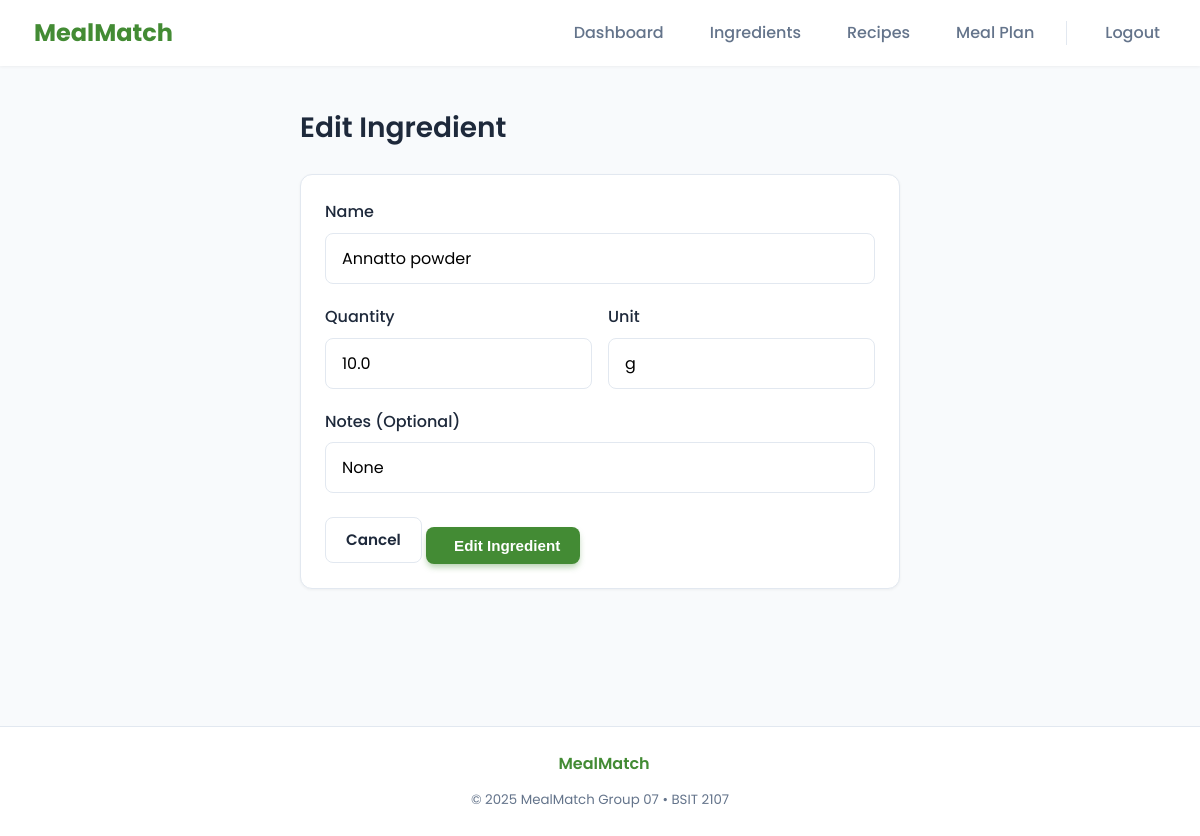
The app's page /ingredients/edit/81 (signed in) with its own data.
### tables this page shows
CREATE TABLE ingredients (
    id INTEGER PRIMARY KEY AUTOINCREMENT,
    user_id INTEGER NOT NULL,
    name TEXT NOT NULL,
    quantity REAL DEFAULT 0,
    unit TEXT DEFAULT 'pcs',
    notes TEXT,
    FOREIGN KEY(user_id) REFERENCES users(id) ON DELETE CASCADE
);

### app.py (the view, shortened to what this page needs)
@app.route("/ingredients/edit/<int:id>", methods=["GET", "POST"])
@login_required
def edit_ingredient(id):
    user = UserService.get_current_user()
    ing = IngredientService.get_ingredient(id, user["id"])
    if not ing:
        flash("Ingredient not found.", "danger")
        return redirect(url_for("ingredients"))
    return render_template("ingredient_form.html", action="Edit", ingredient=ing)

### app.py (called while the page is built)
def login_required(fn):
    from functools import wraps
    @wraps(fn)
    def wrapper(*args, **kwargs):
        if not UserService.get_current_user():
            flash("Please log in to continue.", "warning")
            return redirect(url_for("login"))
        return fn(*args, **kwargs)
    return wrapper

    def connect(self):
        if self._conn is None:
            need_init = not os.path.exists(self.path)
            self._conn = sqlite3.connect(self.path, detect_types=sqlite3.PARSE_DECLTYPES|sqlite3.PARSE_COLNAMES)
            self._conn.row_factory = sqlite3.Row
            if need_init:
                self._init_db()
        return self._conn

    def close(self):
        if self._conn:
            self._conn.close()
            self._conn = None

    def query(self, sql: str, args=(), one=False):
        try:
            cur = self.connect().execute(sql, args)
            rv = cur.fetchall()
            cur.close()
            return (rv[0] if rv else None) if one else rv
        except Exception as e:
            raise DBError(e)

    @staticmethod
    def get_current_user():
        uid = session.get("user_id")
        if not uid:
            return None
        return db.query("SELECT id, username, email, is_admin FROM users WHERE id = ?", (uid,), one=True)

    @staticmethod
    def get_ingredient(id:int, user_id:int):
        return db.query("SELECT * FROM ingredients WHERE id = ? AND user_id = ?", (id, user_id), one=True)

### templates/ingredient_form.html (shortened to what this page needs)
{% extends "base.html" %}
{% block content %}
<div style="max-width: 600px; margin: 0 auto;">
  <h2>{{ action or 'Add' }} Ingredient</h2>
  <form method="post" class="card">
    <div class="form-group">
      <label>Name</label>
      <input type="text" name="name" value="{{ ingredient['name'] if ingredient else '' }}" required
        placeholder="e.g. Tomatoes">
    </div>
    <div style="display: grid; grid-template-columns: 1fr 1fr; gap: 16px;">
      <div class="form-group">
        <label>Quantity</label>
        <input name="quantity" type="number" step="0.01" value="{{ ingredient['quantity'] if ingredient else '1' }}">
      </div>
      <div class="form-group">
        <label>Unit</label>
        <input type="text" name="unit" value="{{ ingredient['unit'] if ingredient else 'pcs' }}"
          placeholder="e.g. pcs, kg, ml">
      </div>
    </div>
    <div class="form-group">
      <label>Notes (Optional)</label>
      <input type="text" name="notes" value="{{ ingredient['notes'] if ingredient else '' }}"
        placeholder="e.g. For salad">
    </div>
    <div class="actions" style="margin-top: 24px; justify-content: flex-end;">
      <a class="btn btn-secondary" href="{{ url_for('ingredients') }}">Cancel</a>
      <button type="submit" class="btn btn-primary">
         {{ action or 'Add' }} Ingredient
      </button>
    </div>
  </form>
</div>
{% endblock %}

### static/style.css (style rules this page uses)
:root { --primary-color: #438b34; --primary-dark: #2c6e24; --primary-light: #5fb356; --primary-10: rgba(67, 139, 52, 0.1); --secondary-color: #f59e0b; --secondary-hover: #d97706; --bg-color: #f8fafc; --surface-color: #ffffff; --text-main: #1e293b; --text-muted: #64748b; --border-color: #e2e8f0; --success-bg: #dcfce7; --success-text: #166534; --error-bg: #fee2e2; --error-text: #991b1b; --info-bg: #e0f2fe; --info-text: #075985; --radius-sm: 8px; --radius-md: 12px; --radius-lg: 16px; --radius-xl: 24px; --shadow-sm: 0 1px 3px rgba(0, 0, 0, 0.05); --shadow-md: 0 4px 6px -1px rgba(0, 0, 0, 0.05); --shadow-lg: 0 10px 15px -3px rgba(0, 0, 0, 0.05); --shadow-hover: 0 20px 25px -5px rgba(0, 0, 0, 0.05); --transition-fast: 0.2s ease; --transition-normal: 0.3s cubic-bezier(0.4, 0, 0.2, 1); }
* { box-sizing: border-box; }
body { font-family: 'Poppins', sans-serif; background-color: var(--bg-color); color: var(--text-main); margin: 0; line-height: 1.6; min-height: 100vh; }
h1, h2, h3 { color: var(--text-main); margin-top: 0; }
h2 { font-size: 1.75rem; font-weight: 600; margin-bottom: 24px; }
.card { background: var(--surface-color); border-radius: var(--radius-md); box-shadow: var(--shadow-sm); padding: 24px; transition: var(--transition-normal); border: 1px solid var(--border-color); }
.btn { display: inline-flex; align-items: center; justify-content: center; gap: 8px; padding: 10px 20px; border-radius: var(--radius-sm); font-weight: 600; text-decoration: none; border: none; cursor: pointer; transition: var(--transition-fast); font-size: 0.95rem; }
.btn-primary { background: var(--primary-color); color: white; box-shadow: 0 4px 6px -1px rgba(67, 139, 52, 0.4); }
.btn-secondary { background: white; border: 1px solid var(--border-color); color: var(--text-main); }
.form-group { margin-bottom: 20px; }
label { display: block; margin-bottom: 8px; font-weight: 500; color: var(--text-main); }
input[type="text"], input[type="email"], input[type="password"], input[type="number"], textarea, select { width: 100%; padding: 12px 16px; border: 1px solid var(--border-color); border-radius: var(--radius-sm); background: var(--surface-color); font-family: inherit; font-size: 1rem; transition: var(--transition-fast); }

### records on screen
ingredients: name "Annatto powder", quantity "10.0", unit "g"

### other values on screen
{{ action or 'Add' }} "Edit"
